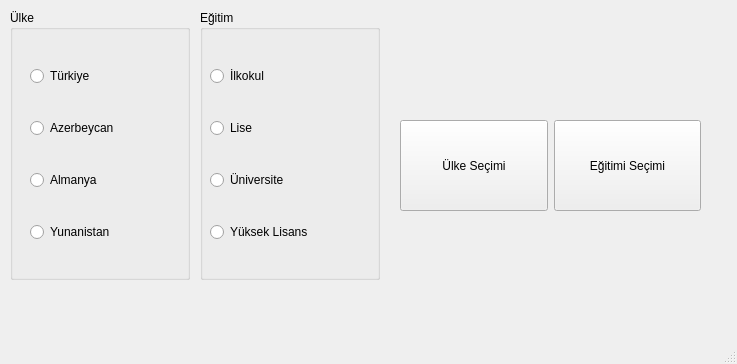
<?xml version="1.0" encoding="UTF-8"?>
<ui version="4.0">
 <class>MainWindow</class>
 <widget class="QMainWindow" name="MainWindow">
  <property name="geometry">
   <rect>
    <x>0</x>
    <y>0</y>
    <width>737</width>
    <height>364</height>
   </rect>
  </property>
  <property name="windowTitle">
   <string>MainWindow</string>
  </property>
  <widget class="QWidget" name="centralwidget">
   <widget class="QGroupBox" name="groupBoxUlke">
    <property name="geometry">
     <rect>
      <x>10</x>
      <y>10</y>
      <width>180</width>
      <height>270</height>
     </rect>
    </property>
    <property name="title">
     <string>Ülke</string>
    </property>
    <widget class="QWidget" name="gridLayoutWidget">
     <property name="geometry">
      <rect>
       <x>20</x>
       <y>30</y>
       <width>151</width>
       <height>231</height>
      </rect>
     </property>
     <layout class="QGridLayout" name="gridLayoutUlke">
      <item row="0" column="0">
       <widget class="QRadioButton" name="radioTurkiye">
        <property name="text">
         <string>Türkiye</string>
        </property>
       </widget>
      </item>
      <item row="1" column="0">
       <widget class="QRadioButton" name="radioAzerbaycan">
        <property name="text">
         <string>Azerbeycan</string>
        </property>
       </widget>
      </item>
      <item row="2" column="0">
       <widget class="QRadioButton" name="radioAlmanya">
        <property name="text">
         <string>Almanya</string>
        </property>
       </widget>
      </item>
      <item row="3" column="0">
       <widget class="QRadioButton" name="radioYunanistan">
        <property name="text">
         <string>Yunanistan</string>
        </property>
       </widget>
      </item>
     </layout>
    </widget>
   </widget>
   <widget class="QGroupBox" name="groupBoxEgitim">
    <property name="geometry">
     <rect>
      <x>200</x>
      <y>10</y>
      <width>180</width>
      <height>270</height>
     </rect>
    </property>
    <property name="title">
     <string>Eğitim</string>
    </property>
    <widget class="QWidget" name="gridLayoutWidget_2">
     <property name="geometry">
      <rect>
       <x>10</x>
       <y>30</y>
       <width>151</width>
       <height>231</height>
      </rect>
     </property>
     <layout class="QGridLayout" name="gridLayoutEgitim">
      <item row="1" column="0">
       <widget class="QRadioButton" name="radioLise">
        <property name="text">
         <string>Lise</string>
        </property>
       </widget>
      </item>
      <item row="0" column="0">
       <widget class="QRadioButton" name="radioIlkokul">
        <property name="text">
         <string>İlkokul</string>
        </property>
       </widget>
      </item>
      <item row="2" column="0">
       <widget class="QRadioButton" name="radioUniversite">
        <property name="text">
         <string>Üniversite</string>
        </property>
       </widget>
      </item>
      <item row="3" column="0">
       <widget class="QRadioButton" name="radioYuksekLisans">
        <property name="text">
         <string>Yüksek Lisans</string>
        </property>
       </widget>
      </item>
     </layout>
    </widget>
   </widget>
   <widget class="QWidget" name="">
    <property name="geometry">
     <rect>
      <x>400</x>
      <y>40</y>
      <width>301</width>
      <height>71</height>
     </rect>
    </property>
    <layout class="QHBoxLayout" name="horizontalLayout">
     <item>
      <widget class="QLabel" name="lblUlke">
       <property name="text">
        <string/>
       </property>
      </widget>
     </item>
     <item>
      <widget class="QLabel" name="labelMezun">
       <property name="text">
        <string/>
       </property>
      </widget>
     </item>
    </layout>
   </widget>
   <widget class="QWidget" name="">
    <property name="geometry">
     <rect>
      <x>400</x>
      <y>120</y>
      <width>301</width>
      <height>91</height>
     </rect>
    </property>
    <layout class="QHBoxLayout" name="horizontalLayout_2">
     <item>
      <widget class="QPushButton" name="btnUlke">
       <property name="sizePolicy">
        <sizepolicy hsizetype="Minimum" vsizetype="Expanding">
         <horstretch>0</horstretch>
         <verstretch>0</verstretch>
        </sizepolicy>
       </property>
       <property name="text">
        <string>Ülke Seçimi</string>
       </property>
      </widget>
     </item>
     <item>
      <widget class="QPushButton" name="btnEgitim">
       <property name="sizePolicy">
        <sizepolicy hsizetype="Minimum" vsizetype="Expanding">
         <horstretch>0</horstretch>
         <verstretch>0</verstretch>
        </sizepolicy>
       </property>
       <property name="text">
        <string>Eğitimi Seçimi</string>
       </property>
      </widget>
     </item>
    </layout>
   </widget>
  </widget>
  <widget class="QMenuBar" name="menubar">
   <property name="geometry">
    <rect>
     <x>0</x>
     <y>0</y>
     <width>737</width>
     <height>26</height>
    </rect>
   </property>
  </widget>
  <widget class="QStatusBar" name="statusbar"/>
 </widget>
 <resources/>
 <connections/>
</ui>
